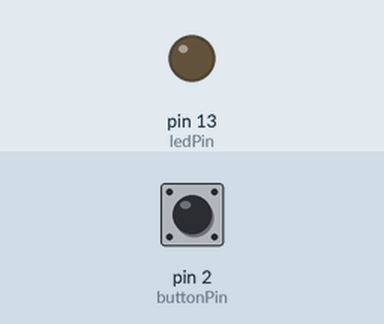
Bench run of a sketch on a simulated Arduino Uno, built with avr-gcc and run on an emulated ATmega328P. Shown: output pins drawn as LEDs (lit = HIGH). The test bench sets the inputs (shaded band); at power-on: pin 2 (buttonPin) LOW.

Above: at 1.2 s.
1.3 s: pin 2 (buttonPin) pulled HIGH for 0.15 s
At 2.1 s:
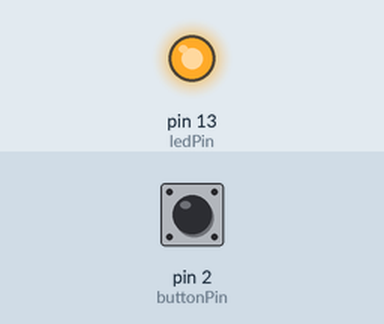
3.8 s: pin 2 (buttonPin) pulled HIGH for 3.2 s
At 8.7 s:
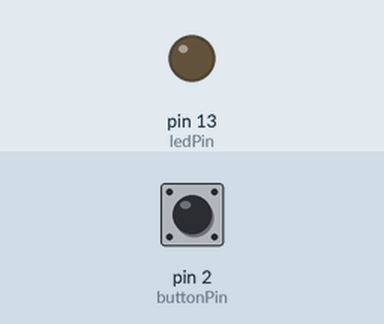
Timing chart, 0 to 10.2 s (numbered marks = the images above; inputs shaded):
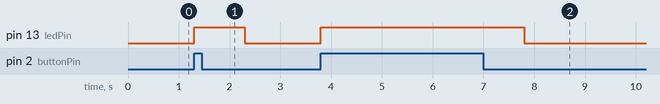

Measured:
- after the input at 1.3 s, pin 13 (ledPin): LOW → HIGH at once, → LOW 1.0 s later
- after the input at 3.8 s, pin 13 (ledPin): LOW → HIGH at once, → LOW 4.0 s later

The sketch:

taster_led.ino
```cpp
const int buttonPin = 2;     // Pin des Buttons
const int ledPin =  13;      // Pin der LED
int zeit=1000;

// variables will change:
int buttonState = 0;         // Variable für die Speicherung

void setup() {
  pinMode(ledPin, OUTPUT);
  pinMode(buttonPin, INPUT);
  Serial.begin(9600);
}

void loop() {
  buttonState = digitalRead(buttonPin);
  if (buttonState == HIGH) {
    digitalWrite(ledPin, HIGH);
    delay(zeit);
  }
  else {
    digitalWrite(ledPin, LOW);
  }
}
```
